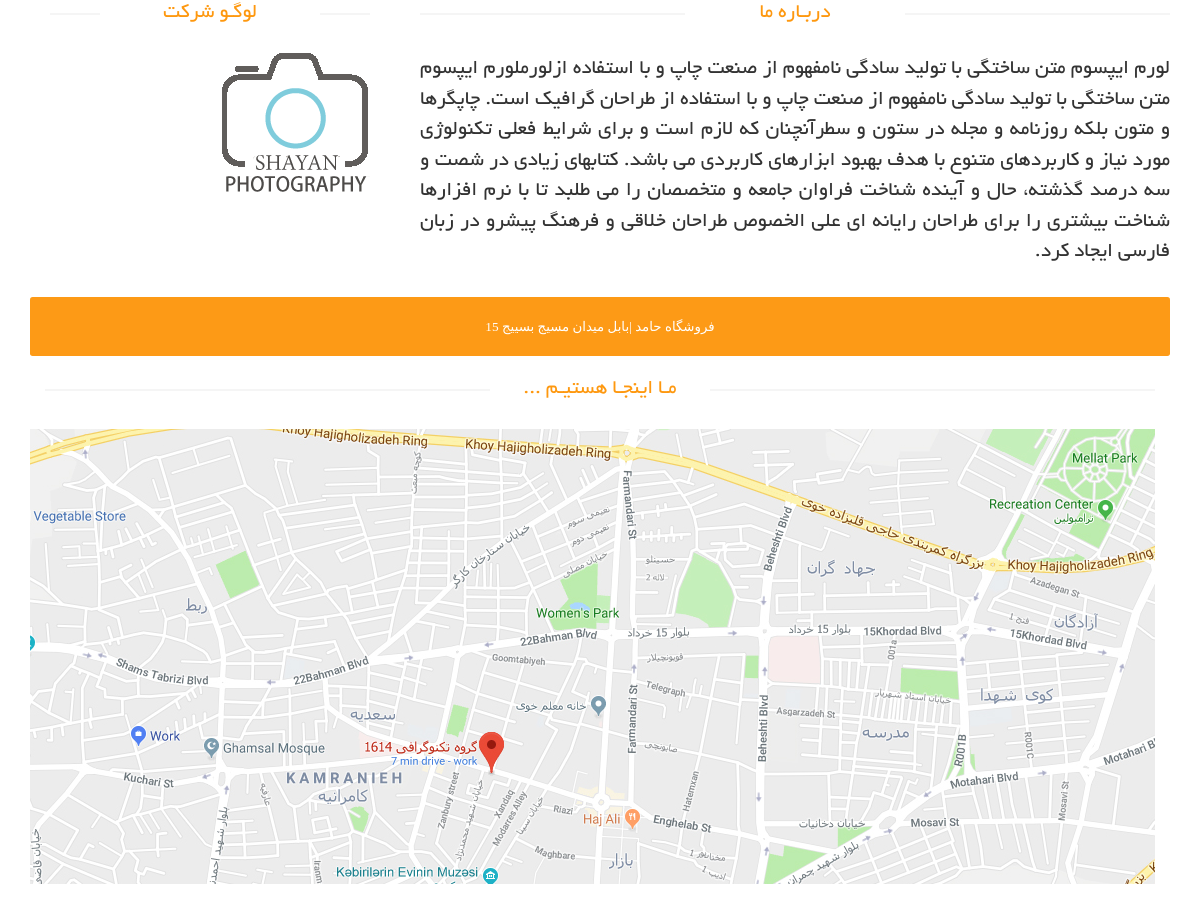
Page /about-us on the committed database.
### eshop_settings/models.py (models this page shows, shortened)
class SiteSettings(models.Model):
    SiteName = models.CharField(max_length=150, verbose_name='عنوان سایت')
    address = models.CharField(max_length=400, verbose_name='ادرس')
    phone = models.CharField(max_length=50, verbose_name='تلفن')
    mobile = models.CharField(max_length=50, verbose_name='تلفن همراه')
    email = models.EmailField(max_length=50, verbose_name='ایمیل')
    about = models.TextField(verbose_name='درباره ما', default='درباره ما')
    logo = models.ImageField(upload_to=upload_image_path, blank=True, default='')
    CopyRight = models.CharField(max_length=150, verbose_name='کپی رایت سایت')
    map = models.ImageField(upload_to=upload_image_path, blank=True, default='')
    class Meta:
        verbose_name = 'تنضیمات سایت'
        verbose_name_plural = 'مدیریت تنظیمات'

### eshop/views.py (the view)
# urls.py: path('about-us', about_page, name='about-us'),
def about_page(request):
    site_settings = SiteSettings.objects.first()
    context = {
        'site_settings': site_settings,
    }
    return render(request, 'about_page.html', context)

### templates/about_page.html
{% extends 'shared/_MainLayout.html' %}
{% load static %}
{% block content %}
    <div id="contact-page" class="container">
        <div class="bg">
            <div class="row">
                <div class="col-sm-4">
                    <div class="contact-info">
                        <h2 class="title text-center">لوگـو شرکت</h2>
                        <img src="{{ site_settings.logo.url }}" class="img-responsive"/>
                    </div>
                </div>
                <div class="col-sm-8">
                    <div class="about">
                        <h2 class="title text-center">دربـاره ما</h2>
                        <p class="about-desc">
                            {{ site_settings.about }}
                        </p>
                    </div>
                </div>
            </div>
            <div class="row">
                <div class="col-sm-12 about-address">
                    <address>
                        <p>
                            {{ site_settings.SiteName }} |{{ site_settings.address }}
                        </p>
                    </address>
                </div>
            </div>
            <div class="row">
                <div class="container">
                    <div class="col-sm-12" style="overflow: hidden; margin-bottom: 40px"><h2 class="title text-center">
                        مـا اینجـا هستیـم ... </h2>
                        <div id="gmap" class="contact-map">
                            <img src="{{ site_settings.map.url }}" alt=" {{ site_settings.SiteName }}| ادرس:{{ site_settings.address }}"/>
                        </div>
                    </div>
                </div>
            </div>
        </div>
    </div>
{% endblock %}

### assets/css/main.css (style rules this page uses)
body { font-family: 'BYekan'; font-size: 10pt; position: relative; font-weight: normal; direction: rtl; }
h1, h2, h3, h4, h5, h6 { font-family: 'BYekan', sans-serif; }
.left-sidebar h2:after, h2.title:after { content: " "; position: absolute; border: 1px solid #f5f5f5; bottom:8px; right: 0; width: 100%; height: 0; z-index: -2; }
h2.title:before { content: " "; position: absolute; background: #fff; bottom: -6px; width: 220px; height: 30px; z-index: -1; right: 50%; margin-right: -110px; }
h2.title { color: #FE980F; font-family: 'BYekan', sans-serif; font-size: 16pt; font-weight: 400; margin: 0 15px; text-transform: uppercase; margin-bottom: 30px; position: relative; }
.about-address { margin-top: 20px; }
.about-address p { text-align: center; padding: 20px 10px 20px 10px; background-color: #FD9A16; font-family: tahoma; font-size: 10pt; color: #ffffff; border-radius: 0.2em; }
.bg h2.title { margin-right:0; margin-left:0; margin-top: 0; }
.about .about-desc { text-align: justify; font-size: 16pt; }
.contact-map { width: 100%; height: 385px; margin-bottom: 70px }
#contact-page .contact-info { padding: 0 20px; }

### rows in the picture
SiteSettings: logo (picture), about "لورم ایپسوم متن ساختگی با تولید سادگی نامفهوم از صنعت چاپ و با استفاده ازلورملورم ایپسوم متن ساختگی با تولید سادگی نامفهوم از صنعت چاپ و با استفاده از طراحان گرافیک است. چاپگرها و متون بلکه روزنامه و مجله در ستون و سطرآنچنان که لازم است و برای شرایط فعلی تکنولوژی مورد نیاز و کاربردهای متنوع با هدف بهبود ابزارهای کاربردی می باشد. کتابهای زیادی در شصت و سه درصد گذشته، حال و آینده شناخت فراوان جامعه و متخصصان را می طلبد تا با نرم افزارها شناخت بیشتری را برای طراحان رایانه ای علی الخصوص طراحان خلاقی و فرهنگ پیشرو در زبان فارسی ایجاد کرد.", SiteName "فروشگاه حامد", address "بابل میدان مسیج بسییج 15", map (picture)
